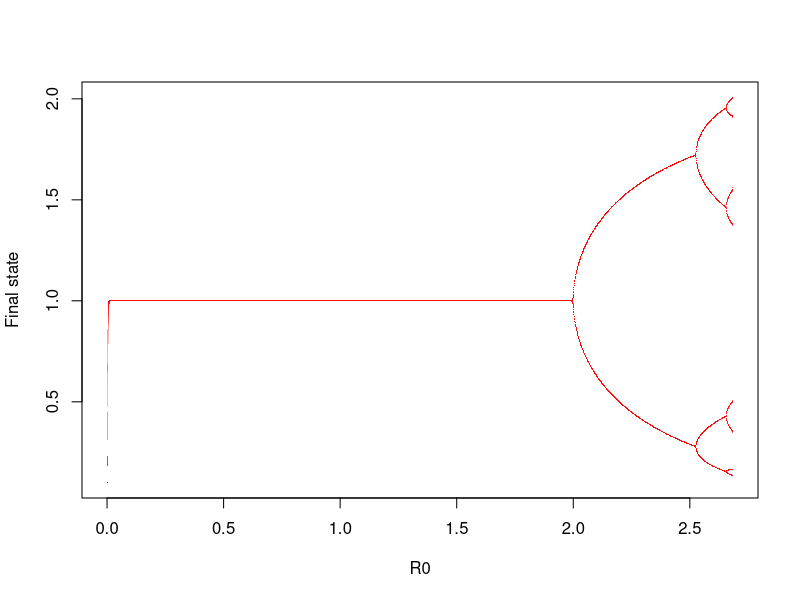

Generate this figure with R:
# modified from https://magesblog.com/post/2012-03-17-logistic-map-feigenbaum-diagram/

# range of R0
my.R0 <- seq(0, 2.685, by = 0.001);

# alterable parameters
init_pop <- 0.1; 
num_iterations <- 1000; 
M <- 300;

discrete.logistic <- function(R0, x0, N, M){
  z <- 1:N;
  z[1] <- x0;
  for(i in c(1:(N-1))){
    # Type function here
    # z[i+1] <- R0 *z[i]  * (1 - z[i]);
    z[i+1] <- z[i] * exp(R0 * (1 - z[i]))
  }
  z[c((N-M+1):N)];
}

library(compiler) 
discrete.logistic <- cmpfun(discrete.logistic)

yfinal <- sapply(my.R0, discrete.logistic, init_pop, num_iterations, M)
yfinal <- as.vector(yfinal)
R0 <- sort(rep(my.R0, M)) 

plot(yfinal ~ R0, pch = '.', col = rgb(1,0,0,0.05), ylab = 'Final state')
